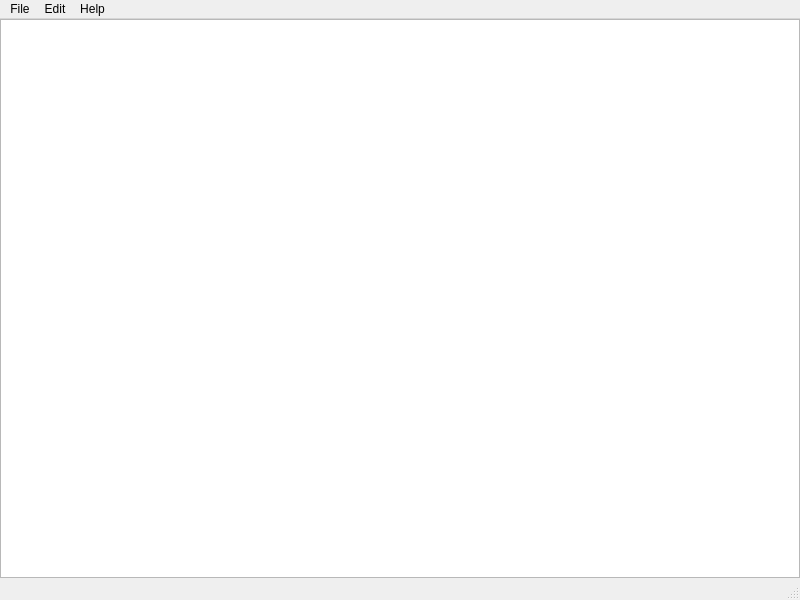
<?xml version="1.0" encoding="UTF-8"?>
<ui version="4.0">
 <class>MainWindow</class>
 <widget class="QMainWindow" name="MainWindow">
  <property name="geometry">
   <rect>
    <x>0</x>
    <y>0</y>
    <width>800</width>
    <height>600</height>
   </rect>
  </property>
  <property name="windowTitle">
   <string>ENotepad[*]</string>
  </property>
  <property name="windowIcon">
   <iconset theme="document-edit">
    <normaloff>.</normaloff>.</iconset>
  </property>
  <widget class="QWidget" name="centralwidget">
   <layout class="QVBoxLayout" name="verticalLayout">
    <property name="spacing">
     <number>0</number>
    </property>
    <property name="leftMargin">
     <number>0</number>
    </property>
    <property name="topMargin">
     <number>0</number>
    </property>
    <property name="rightMargin">
     <number>0</number>
    </property>
    <property name="bottomMargin">
     <number>0</number>
    </property>
    <item>
     <widget class="QPlainTextEdit" name="textEdit"/>
    </item>
   </layout>
  </widget>
  <widget class="QMenuBar" name="menubar">
   <property name="geometry">
    <rect>
     <x>0</x>
     <y>0</y>
     <width>800</width>
     <height>22</height>
    </rect>
   </property>
   <widget class="QMenu" name="menuFile">
    <property name="title">
     <string>File</string>
    </property>
    <addaction name="actionNew"/>
    <addaction name="separator"/>
    <addaction name="actionOpen"/>
    <addaction name="actionSave"/>
    <addaction name="actionSaveAs"/>
    <addaction name="separator"/>
    <addaction name="actionClose"/>
   </widget>
   <widget class="QMenu" name="menuEdit">
    <property name="title">
     <string>Edit</string>
    </property>
    <addaction name="actionUndo"/>
    <addaction name="actionRedo"/>
    <addaction name="separator"/>
    <addaction name="actionCopy"/>
    <addaction name="actionPaste"/>
    <addaction name="actionCut"/>
    <addaction name="separator"/>
    <addaction name="actionSelectAll"/>
   </widget>
   <widget class="QMenu" name="menuHelp">
    <property name="title">
     <string>Help</string>
    </property>
    <addaction name="actionAboutQt"/>
   </widget>
   <addaction name="menuFile"/>
   <addaction name="menuEdit"/>
   <addaction name="menuHelp"/>
  </widget>
  <widget class="QStatusBar" name="statusbar"/>
  <action name="actionNew">
   <property name="icon">
    <iconset theme="document-new">
     <normaloff>.</normaloff>.</iconset>
   </property>
   <property name="text">
    <string>New</string>
   </property>
   <property name="shortcut">
    <string>Ctrl+N</string>
   </property>
  </action>
  <action name="actionOpen">
   <property name="icon">
    <iconset theme="document-open">
     <normaloff>.</normaloff>.</iconset>
   </property>
   <property name="text">
    <string>Open</string>
   </property>
   <property name="shortcut">
    <string>Ctrl+O</string>
   </property>
  </action>
  <action name="actionSave">
   <property name="enabled">
    <bool>false</bool>
   </property>
   <property name="icon">
    <iconset theme="document-save">
     <normaloff>.</normaloff>.</iconset>
   </property>
   <property name="text">
    <string>Save</string>
   </property>
   <property name="shortcut">
    <string>Ctrl+S</string>
   </property>
  </action>
  <action name="actionSaveAs">
   <property name="icon">
    <iconset theme="document-save">
     <normaloff>.</normaloff>.</iconset>
   </property>
   <property name="text">
    <string>Save As</string>
   </property>
  </action>
  <action name="actionClose">
   <property name="icon">
    <iconset theme="exit">
     <normaloff>.</normaloff>.</iconset>
   </property>
   <property name="text">
    <string>Exit</string>
   </property>
   <property name="iconText">
    <string>Exit</string>
   </property>
   <property name="shortcut">
    <string>Ctrl+Q</string>
   </property>
  </action>
  <action name="actionUndo">
   <property name="enabled">
    <bool>false</bool>
   </property>
   <property name="icon">
    <iconset theme="edit-undo">
     <normaloff>.</normaloff>.</iconset>
   </property>
   <property name="text">
    <string>Undo</string>
   </property>
   <property name="toolTip">
    <string>Undo</string>
   </property>
   <property name="statusTip">
    <string>Undo</string>
   </property>
   <property name="shortcut">
    <string>Ctrl+Z</string>
   </property>
  </action>
  <action name="actionRedo">
   <property name="enabled">
    <bool>false</bool>
   </property>
   <property name="icon">
    <iconset theme="edit-redo">
     <normaloff>.</normaloff>.</iconset>
   </property>
   <property name="text">
    <string>Redo</string>
   </property>
   <property name="toolTip">
    <string>Redo</string>
   </property>
   <property name="statusTip">
    <string>Redo</string>
   </property>
   <property name="shortcut">
    <string>Ctrl+Y</string>
   </property>
  </action>
  <action name="actionCopy">
   <property name="enabled">
    <bool>false</bool>
   </property>
   <property name="icon">
    <iconset theme="edit-copy">
     <normaloff>.</normaloff>.</iconset>
   </property>
   <property name="text">
    <string>Copy</string>
   </property>
   <property name="toolTip">
    <string>Copy</string>
   </property>
   <property name="statusTip">
    <string>Copy</string>
   </property>
   <property name="shortcut">
    <string>Ctrl+C</string>
   </property>
  </action>
  <action name="actionPaste">
   <property name="enabled">
    <bool>false</bool>
   </property>
   <property name="icon">
    <iconset theme="edit-paste">
     <normaloff>.</normaloff>.</iconset>
   </property>
   <property name="text">
    <string>Paste</string>
   </property>
   <property name="toolTip">
    <string>Paste</string>
   </property>
   <property name="statusTip">
    <string>Paste</string>
   </property>
   <property name="shortcut">
    <string>Ctrl+V</string>
   </property>
  </action>
  <action name="actionCut">
   <property name="enabled">
    <bool>false</bool>
   </property>
   <property name="icon">
    <iconset theme="edit-cut">
     <normaloff>.</normaloff>.</iconset>
   </property>
   <property name="text">
    <string>Cut</string>
   </property>
   <property name="toolTip">
    <string>Cut</string>
   </property>
   <property name="statusTip">
    <string>Cut</string>
   </property>
   <property name="shortcut">
    <string>Ctrl+X</string>
   </property>
  </action>
  <action name="actionSelectAll">
   <property name="icon">
    <iconset theme="edit-select-all">
     <normaloff>.</normaloff>.</iconset>
   </property>
   <property name="text">
    <string>Select All</string>
   </property>
   <property name="toolTip">
    <string>Select All</string>
   </property>
   <property name="statusTip">
    <string>Select All</string>
   </property>
   <property name="shortcut">
    <string>Ctrl+A</string>
   </property>
  </action>
  <action name="actionAboutQt">
   <property name="icon">
    <iconset theme="qt">
     <normaloff>.</normaloff>.</iconset>
   </property>
   <property name="text">
    <string>About Qt</string>
   </property>
   <property name="statusTip">
    <string>About Qt</string>
   </property>
   <property name="menuRole">
    <enum>QAction::AboutQtRole</enum>
   </property>
  </action>
 </widget>
 <resources/>
 <connections>
  <connection>
   <sender>actionClose</sender>
   <signal>triggered()</signal>
   <receiver>MainWindow</receiver>
   <slot>close()</slot>
   <hints>
    <hint type="sourcelabel">
     <x>-1</x>
     <y>-1</y>
    </hint>
    <hint type="destinationlabel">
     <x>399</x>
     <y>299</y>
    </hint>
   </hints>
  </connection>
  <connection>
   <sender>actionUndo</sender>
   <signal>triggered()</signal>
   <receiver>textEdit</receiver>
   <slot>undo()</slot>
   <hints>
    <hint type="sourcelabel">
     <x>-1</x>
     <y>-1</y>
    </hint>
    <hint type="destinationlabel">
     <x>399</x>
     <y>299</y>
    </hint>
   </hints>
  </connection>
  <connection>
   <sender>actionRedo</sender>
   <signal>triggered()</signal>
   <receiver>textEdit</receiver>
   <slot>redo()</slot>
   <hints>
    <hint type="sourcelabel">
     <x>-1</x>
     <y>-1</y>
    </hint>
    <hint type="destinationlabel">
     <x>399</x>
     <y>299</y>
    </hint>
   </hints>
  </connection>
  <connection>
   <sender>actionCut</sender>
   <signal>triggered()</signal>
   <receiver>textEdit</receiver>
   <slot>cut()</slot>
   <hints>
    <hint type="sourcelabel">
     <x>-1</x>
     <y>-1</y>
    </hint>
    <hint type="destinationlabel">
     <x>399</x>
     <y>299</y>
    </hint>
   </hints>
  </connection>
  <connection>
   <sender>actionCopy</sender>
   <signal>triggered()</signal>
   <receiver>textEdit</receiver>
   <slot>copy()</slot>
   <hints>
    <hint type="sourcelabel">
     <x>-1</x>
     <y>-1</y>
    </hint>
    <hint type="destinationlabel">
     <x>399</x>
     <y>299</y>
    </hint>
   </hints>
  </connection>
  <connection>
   <sender>actionPaste</sender>
   <signal>triggered()</signal>
   <receiver>textEdit</receiver>
   <slot>paste()</slot>
   <hints>
    <hint type="sourcelabel">
     <x>-1</x>
     <y>-1</y>
    </hint>
    <hint type="destinationlabel">
     <x>399</x>
     <y>299</y>
    </hint>
   </hints>
  </connection>
  <connection>
   <sender>actionSelectAll</sender>
   <signal>triggered()</signal>
   <receiver>textEdit</receiver>
   <slot>selectAll()</slot>
   <hints>
    <hint type="sourcelabel">
     <x>-1</x>
     <y>-1</y>
    </hint>
    <hint type="destinationlabel">
     <x>399</x>
     <y>299</y>
    </hint>
   </hints>
  </connection>
  <connection>
   <sender>textEdit</sender>
   <signal>redoAvailable(bool)</signal>
   <receiver>actionRedo</receiver>
   <slot>setEnabled(bool)</slot>
   <hints>
    <hint type="sourcelabel">
     <x>399</x>
     <y>299</y>
    </hint>
    <hint type="destinationlabel">
     <x>-1</x>
     <y>-1</y>
    </hint>
   </hints>
  </connection>
  <connection>
   <sender>textEdit</sender>
   <signal>copyAvailable(bool)</signal>
   <receiver>actionCopy</receiver>
   <slot>setEnabled(bool)</slot>
   <hints>
    <hint type="sourcelabel">
     <x>399</x>
     <y>299</y>
    </hint>
    <hint type="destinationlabel">
     <x>-1</x>
     <y>-1</y>
    </hint>
   </hints>
  </connection>
  <connection>
   <sender>textEdit</sender>
   <signal>undoAvailable(bool)</signal>
   <receiver>actionUndo</receiver>
   <slot>setEnabled(bool)</slot>
   <hints>
    <hint type="sourcelabel">
     <x>399</x>
     <y>299</y>
    </hint>
    <hint type="destinationlabel">
     <x>-1</x>
     <y>-1</y>
    </hint>
   </hints>
  </connection>
  <connection>
   <sender>textEdit</sender>
   <signal>copyAvailable(bool)</signal>
   <receiver>actionCut</receiver>
   <slot>setEnabled(bool)</slot>
   <hints>
    <hint type="sourcelabel">
     <x>399</x>
     <y>299</y>
    </hint>
    <hint type="destinationlabel">
     <x>-1</x>
     <y>-1</y>
    </hint>
   </hints>
  </connection>
  <connection>
   <sender>textEdit</sender>
   <signal>modificationChanged(bool)</signal>
   <receiver>actionSave</receiver>
   <slot>setEnabled(bool)</slot>
   <hints>
    <hint type="sourcelabel">
     <x>399</x>
     <y>299</y>
    </hint>
    <hint type="destinationlabel">
     <x>-1</x>
     <y>-1</y>
    </hint>
   </hints>
  </connection>
  <connection>
   <sender>textEdit</sender>
   <signal>modificationChanged(bool)</signal>
   <receiver>MainWindow</receiver>
   <slot>setWindowModified(bool)</slot>
   <hints>
    <hint type="sourcelabel">
     <x>399</x>
     <y>299</y>
    </hint>
    <hint type="destinationlabel">
     <x>399</x>
     <y>299</y>
    </hint>
   </hints>
  </connection>
 </connections>
</ui>
